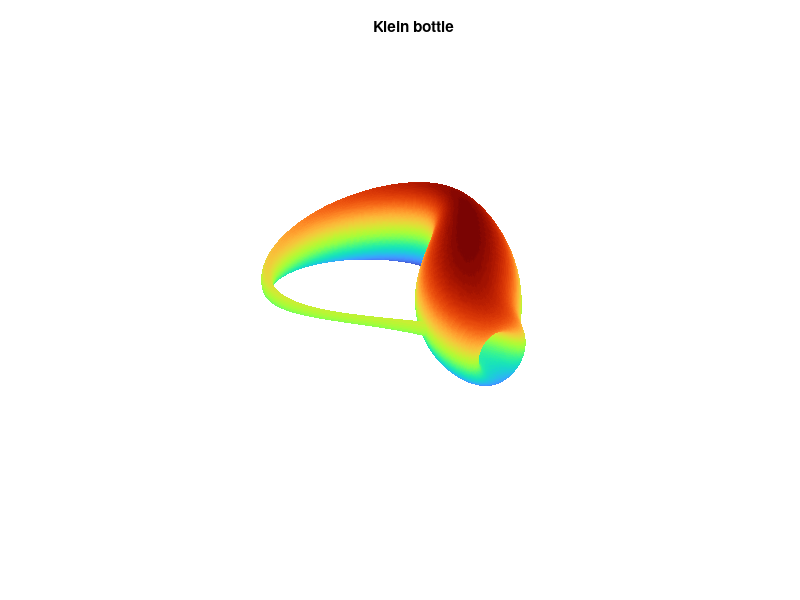

MATLAB code for this plot:
% q2_klein.m
% 期末考试第二部分第 2 题：用 surf 渲染克莱因瓶（Klein bottle）
%
% 采用经典的 "figure-8 immersion"（8 字形浸入）参数化，
% 参数范围 u in [0, 2*pi), v in [0, 2*pi)：
%
%   x(u,v) = -(2/15) cos u ( 3 cos v - 30 sin u + 90 cos^4 u sin u
%                            - 60 cos^6 u sin u + 5 cos u cos v sin u )
%   y(u,v) = -(1/15) sin u ( 3 cos v - 3 cos^2 u cos v - 48 cos^4 u cos v
%                            + 48 cos^6 u cos v - 60 sin u + 5 cos u cos v sin u
%                            - 5 cos^3 u cos v sin u - 80 cos^5 u cos v sin u
%                            + 80 cos^7 u cos v sin u )
%   z(u,v) = (2/15) ( 3 + 5 cos u sin u ) sin v
%
% 运行环境：MATLAB R2020b 及以上（turbo colormap 与 exportgraphics 所需）。
% 若在 GNU Octave 中运行，见文件末尾的兼容说明。

clear; clc; close all;

% ---------- 参数网格 ----------
u = linspace(0, 2*pi, 240);
v = linspace(0, 2*pi, 120);
[U, V] = meshgrid(u, v);          % U, V 均为 120 x 240

% ---------- 预计算三角函数（避免重复计算） ----------
cu = cos(U);  su = sin(U);
cv = cos(V);  sv = sin(V);

% ---------- 参数方程 ----------
X = -(2/15) * cu .* ( 3*cv - 30*su + 90*cu.^4.*su - 60*cu.^6.*su ...
                      + 5*cu.*cv.*su );

Y = -(1/15) * su .* ( 3*cv - 3*cu.^2.*cv - 48*cu.^4.*cv + 48*cu.^6.*cv ...
                      - 60*su + 5*cu.*cv.*su - 5*cu.^3.*cv.*su ...
                      - 80*cu.^5.*cv.*su + 80*cu.^7.*cv.*su );

Z = (2/15) * ( 3 + 5*cu.*su ) .* sv;

% ---------- 绘图 ----------
figure('Color', 'w');             % 白色背景
surf(X, Y, Z);                    % 三维曲面
shading interp;                   % 光滑插值着色（同时隐藏网格边线）
colormap(turbo);                  % 颜色映射（R2020b+；旧版可用 jet/parula）
axis equal;                       % 等比例坐标，避免形变
axis off;                         % 隐藏坐标轴
view(3);                          % 三维视角
title('Klein bottle');
exportgraphics(gcf, 'q2_klein_bottle.png', 'Resolution', 200);

% ---------- GNU Octave 兼容写法 ----------
% Octave 没有 exportgraphics / turbo（旧版），可把末尾两行替换为：
%   colormap(jet);
%   print(gcf, '-dpng', '-r200', 'q2_klein_bottle.png');
% 其余代码（surf / shading interp / axis equal / view(3)）在 Octave 中完全兼容。

% ---------- 附：第二个视角（可选） ----------
% figure('Color', 'w');
% surf(X, Y, Z); shading interp; colormap(turbo);
% axis equal; axis off; view(60, 20); title('Klein bottle');
% exportgraphics(gcf, 'q2_klein_bottle_alt.png', 'Resolution', 200);
